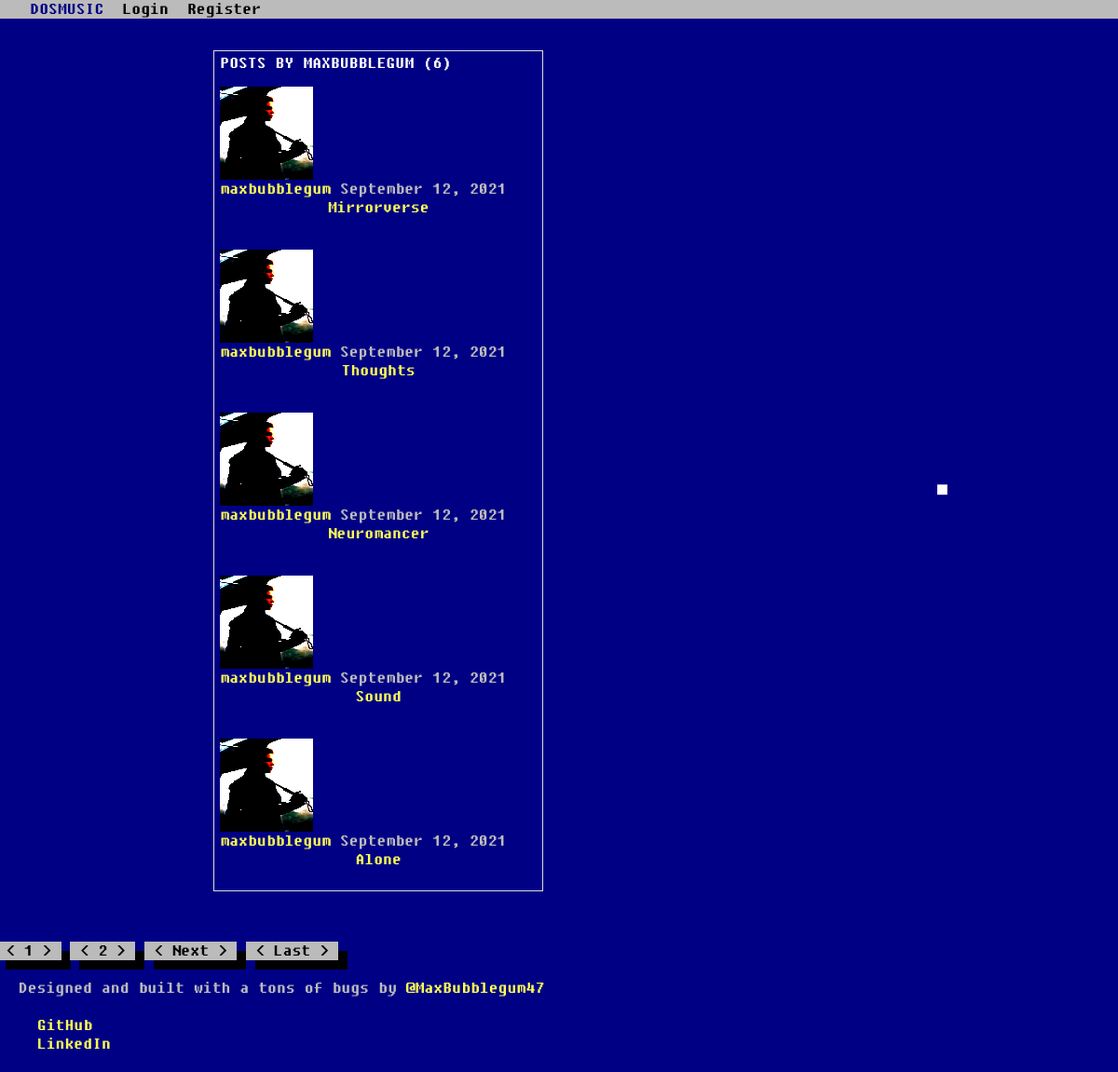
Screenshot of /user/maxbubblegum with the database file from the repository.
### blog/models.py (models this page shows, shortened)
class Post(models.Model):
    title = models.CharField(max_length=100)
    audio = models.FileField(default="cash.mp3")
    header_image = models.ImageField(null=True, blank=True, upload_to="images/")
    date_posted = models.DateTimeField(default=timezone.now)
    author = models.ForeignKey(User, on_delete=models.CASCADE, blank=True)
    singer = models.CharField(max_length=100, default="", blank=True)
    album = models.CharField(max_length=100, default="", blank=True)
    likes = models.ManyToManyField(User, related_name="blog_post")
    category = models.CharField(max_length=255, default="uncategorized", blank=True)

### users/models.py (models this page shows, shortened)
class Profile(models.Model):
    user = models.OneToOneField(User, null=True, on_delete=models.CASCADE)
    image = models.ImageField(default='default.jpg', upload_to='profile_pics')

### blog/views.py (the view)
# urls.py: path('user/<str:username>', UserPostListView.as_view(), name='user-posts'),
class UserPostListView(ListView):
    model = Post
    template_name = 'user_posts.html'  # <app>/<model>_<viewtype>.html
    context_object_name = 'posts'
    paginate_by = 5
    def get_queryset(self):
        user = get_object_or_404(User, username=self.kwargs.get('username'))
        return Post.objects.filter(author=user).order_by('-date_posted')
    def get_context_data(self, *args, **kwargs):
        cat_menu = Category.objects.all()
        context = super(UserPostListView, self).get_context_data()
        context["cat_menu"] = cat_menu
        return context

### blog/templates/user_posts.html (shortened to what this page needs)
{% extends "base.html" %}
{% block content %}
<div class="center">
    <ul class="thumbnails">
    <li class="span4">
    <div class="thumbnail">
    <h1 class="mb-3">Posts by {{ view.kwargs.username }} ({{ page_obj.paginator.count }})</h1>
    {% for post in posts %}
        <article class="media content-section">
          <img class="rounded-circle article-img" style="height: 100px; width: 100px;" src="{{ post.author.profile.image.url }}" alt="">
          <div class="media-body">
            <div class="article-metadata">
              <a class="mr-2" href="{% url 'user-posts' post.author.username %}">{{ post.author }}</a>
              <small class="text-muted">{{ post.date_posted|date:"F d, Y" }}</small>
            </div>
            <h2><a class="article-title" href="{% url 'post-detail' post.id %}">{{ post.title }}</a></h2>
          </div>
        </article>
    {% endfor %}
    </div>
    </li>
    </ul>
</div>
    {% if is_paginated %}
      {% for num in page_obj.paginator.page_range %}
        {% if page_obj.number == num %}
          <a class="btn btn-info mb-4" href="?page={{ num }}">{{ num }}</a>
        {% elif num > page_obj.number|add:'-3' and num < page_obj.number|add:'3' %}
          <a class="btn btn-outline-info mb-4" href="?page={{ num }}">{{ num }}</a>
        {% endif %}
      {% endfor %}
      {% if page_obj.has_next %}
        <a class="btn btn-outline-info mb-4" href="?page={{ page_obj.next_page_number }}">Next</a>
        <a class="btn btn-outline-info mb-4" href="?page={{ page_obj.paginator.num_pages }}">Last</a>
      {% endif %}
    {% endif %}
{% endblock content %}

### blog/static/css/docs.css (style rules this page uses)
body { visibility: hidden }

### blog/templates/user_posts.html (style rules this page uses)
.center { margin: auto; width: 60%; padding: 10px; }

### rows the page displays
Post: author.profile.image (picture), author "maxbubblegum", date_posted "September 12, 2021", title "Mirrorverse"
Post: author.profile.image (picture), author "maxbubblegum", date_posted "September 12, 2021", title "Thoughts"
Post: author.profile.image (picture), author "maxbubblegum", date_posted "September 12, 2021", title "Neuromancer"
Post: author.profile.image (picture), author "maxbubblegum", date_posted "September 12, 2021", title "Sound"
Post: author.profile.image (picture), author "maxbubblegum", date_posted "September 12, 2021", title "Alone"

### other values shown
{{ view.kwargs.username }} "MAXBUBBLEGUM"
{{ page_obj.paginator.count }} "6"
{{ num }} "1"
{{ num }} "2"
